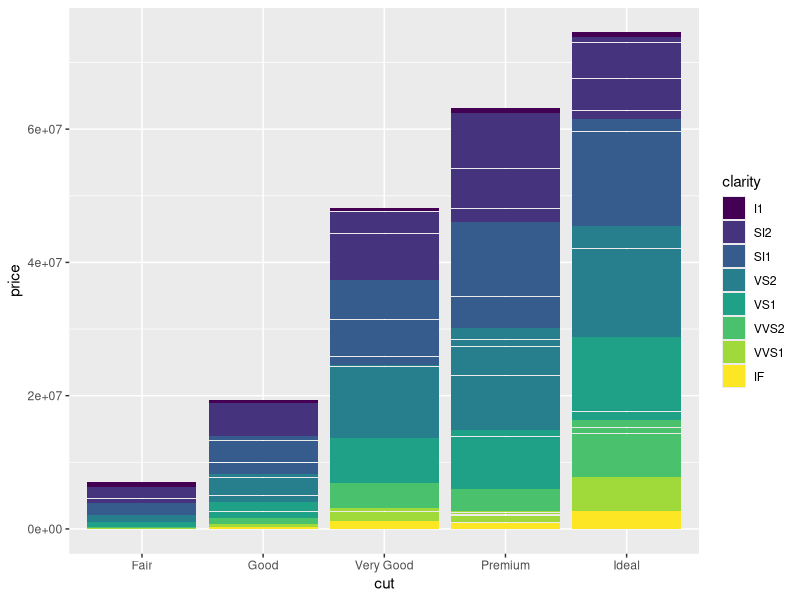
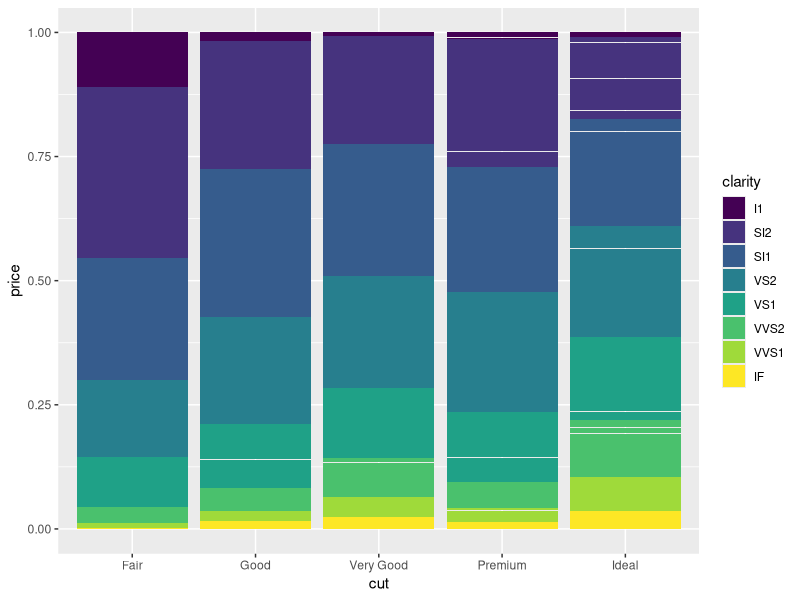
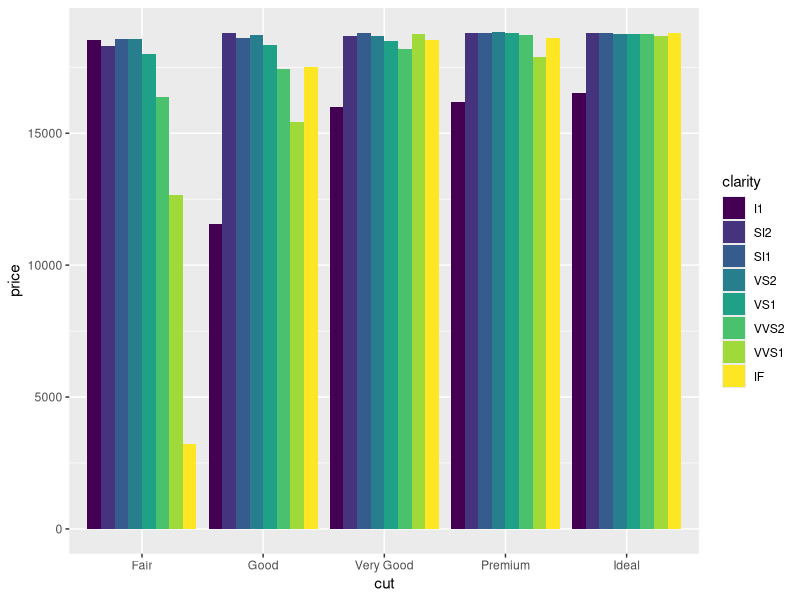
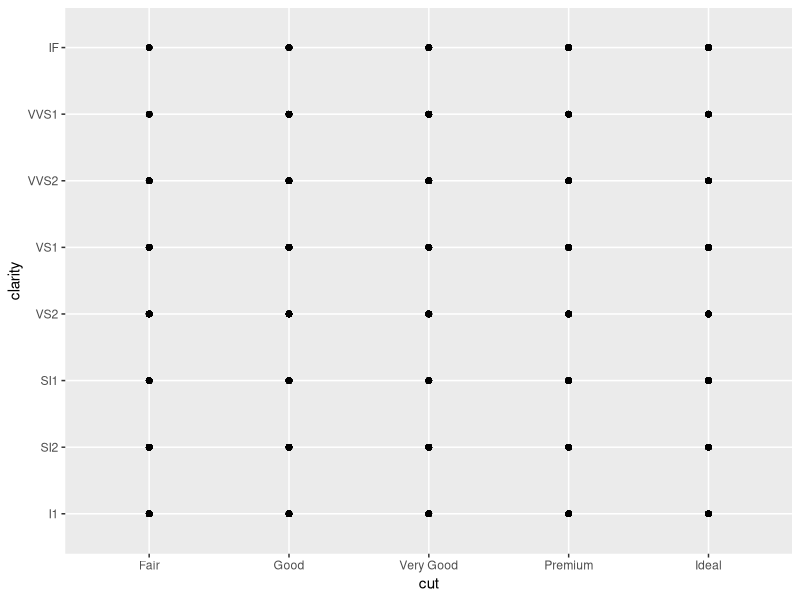

Recreate these plots in R, in order. (Note: this script raises an error after producing the figures.)
# Exercise 2: advanced ggplot2 practice

# Install and load the `ggplot2` package
#install.packages('ggplot2')
library("ggplot2")

# For this exercise you will again be working with the `diamonds` data set.
# Use `?diamonds` to review details about this data set
?diamonds

## Position Adjustments

# Draw a column (bar) chart of diamonds cuts by price, with each bar filled by 
# clarity. You should see a _stacked_ bar chart.
ggplot(diamonds) + geom_col(mapping = aes(cut, price, fill=clarity))

# Draw the same chart again, but with each element positioned to "fill" the y axis
ggplot(diamonds) + geom_col(mapping = aes(cut, price, fill=clarity), position = "fill")

# Draw the same chart again, but with each element positioned to "dodge" each other

ggplot(diamonds) + geom_col(mapping = aes(cut, price, fill=clarity), position = "dodge")

# Draw a plot with point geometry with the x-position mapped to `cut` and the 
# y-position mapped to `clarity`
# This creates a "grid" grouping the points

ggplot(diamonds) + geom_point(mapping = aes(cut, clarity))

# Use the "jitter" position adjustment to keep the points from all overlapping!
# (This works a little better with a sample of diamond data, such as from the 
# previous exercise).

ggplot(diamonds_sample) + geom_point(mapping = aes(cut, clarity), position="jitter")

## Scales

# Draw a "boxplot" (with `geom_boxplot`) for the diamond's price (y) by color (x)

ggplot(diamonds) + geom_boxplot(mapping = aes(color, price))

# This has a lot of outliers, making it harder to read. To fix this, draw the 
# same plot but with a _logarithmic_ scale for the y axis.

ggplot(diamonds) + geom_boxplot(mapping = aes(color, price)) + scale_y_log10()

# For another version, draw the same plot but with `violin` geometry instead of 
# `boxplot` geometry!
# How does the logarithmic scale change the data presentation?

ggplot(diamonds) + geom_violin(mapping = aes(color, price)) + scale_y_log10()

# Another interesting plot: draw a plot of the diamonds price (y) by carat (x), 
# using a heatmap of 2d bins (geom_bin2d)
# What happens when you make the x and y channels scale logarithmically?

ggplot(diamonds) + geom_bin2d(mapping = aes(carat, price)) + scale_y_log10() + scale_x_log10()

# Draw a scatter plot for the diamonds price (y) by carat (x). Color each point
# by the clarity (Remember, this will take a while. Use a sample of the diamonds 
# for faster results)

ggplot(diamonds_sample) + geom_point(mapping = aes(carat, price, color=clarity))

# Change the color of the previous plot using a ColorBrewer scale of your choice. 
# What looks nice?

ggplot(diamonds_sample) + geom_point(mapping = aes(carat, price, color=clarity)) + scale_color_brewer(palette="BuPu")
#I think BuPu looks nice :)

## Coordinate Systems

# Draw a bar chart with x-position and fill color BOTH mapped to cut
# For best results, SET the `width` of the geometry to be 1 (fill plot, no space
# between)
# TIP: You can save the plot to a variable for easier modifications

ggplot(diamonds) + geom_bar(mapping = aes(cut, fill=cut), width=1)

# Draw the same chart, but with the coordinate system flipped

ggplot(diamonds) + geom_bar(mapping = aes(cut, fill=cut), width=1) + coord_flip()

# Draw the same chart, but in a polar coordinate system. It's a Coxcomb chart!

ggplot(diamonds) + geom_bar(mapping = aes(cut, fill=cut), width=1) + coord_polar()


## Facets

# Take the scatter plot of price by carat data (colored by clarity) and add 
# _facets_ based on the diamond's `color`

ggplot(diamonds) + geom_point(mapping = aes(carat, price, facet=color)) + scale_color_brewer(palette="BuPu")

## Saving Plots

# Use the `ggsave()` function to save the current (recent) plot to disk.
# Name the output file "my-plot.png".
# Make sure you've set the working directory!!

